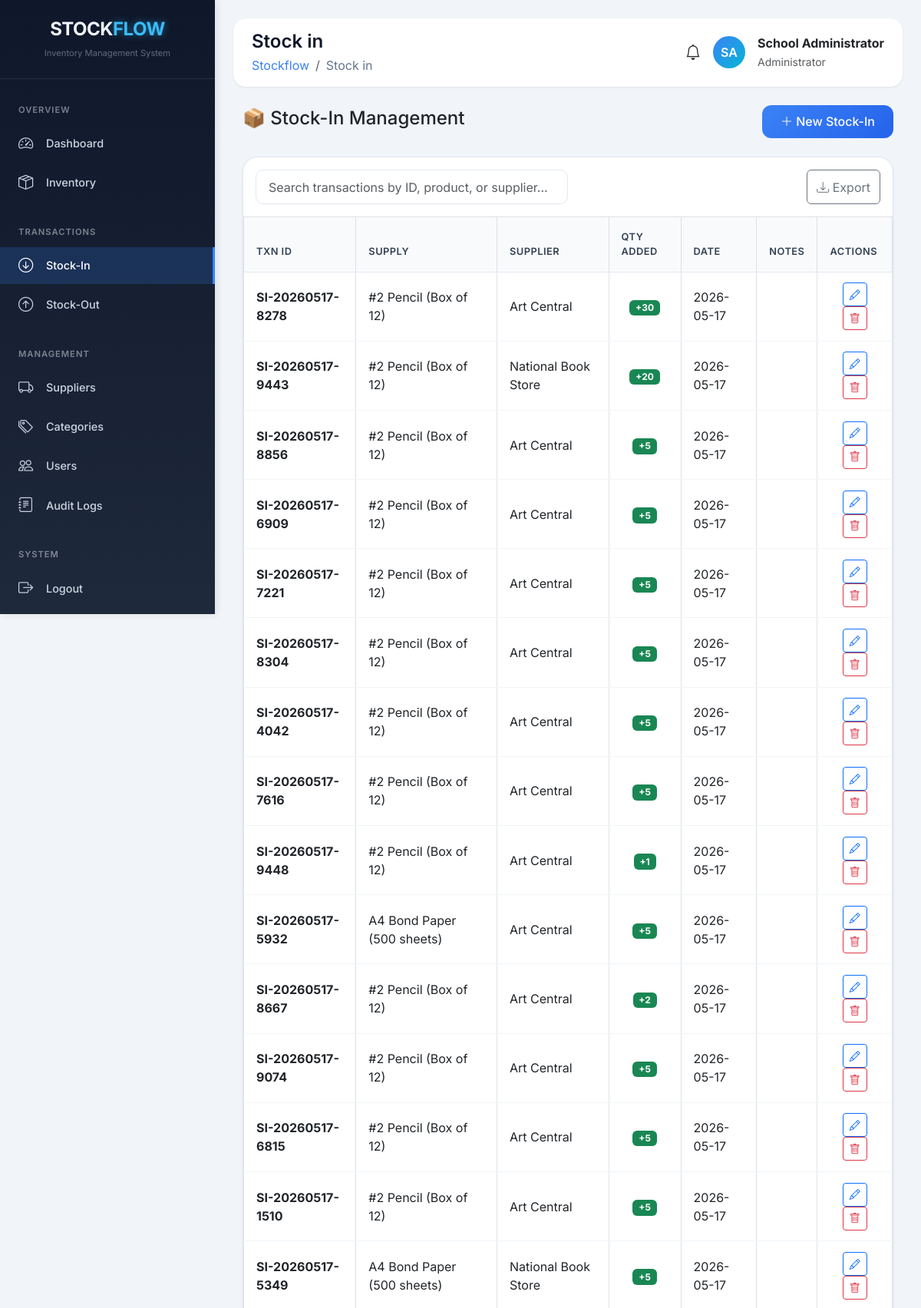
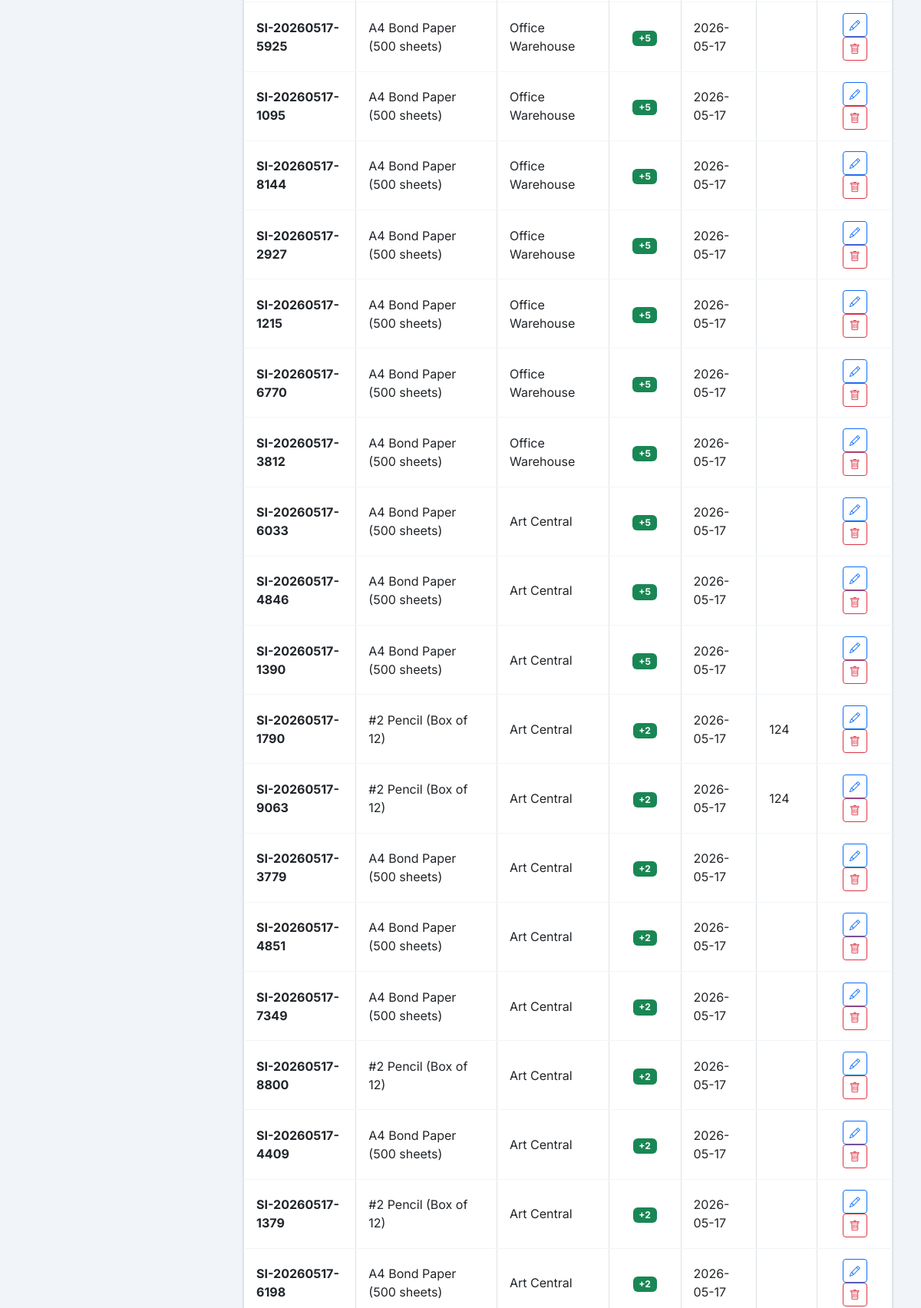
Screenshot of /index.php?page=stock_in (signed in, upper part) with the database file from the repository (2 pictures, top to bottom).
### tables this page shows
CREATE TABLE `stock_in` (
  `id` int(11) NOT NULL,
  `transaction_no` varchar(20) NOT NULL,
  `supply_id` int(11) DEFAULT NULL,
  `supplier_id` int(11) DEFAULT NULL,
  `quantity` int(11) NOT NULL,
  `purchase_order_no` varchar(100) DEFAULT NULL,
  `invoice_no` varchar(100) DEFAULT NULL,
  `remarks` text DEFAULT NULL,
  `received_by` int(11) DEFAULT NULL,
  `date_received` date NOT NULL,
  `created_at` timestamp NOT NULL DEFAULT current_timestamp()
);

CREATE TABLE `school_supplies` (
  `id` int(11) NOT NULL,
  `supply_code` varchar(50) NOT NULL,
  `supply_name` varchar(200) NOT NULL,
  `category_id` int(11) DEFAULT NULL,
  `supplier_id` int(11) DEFAULT NULL,
  `quantity` int(11) DEFAULT 0,
  `unit_price` decimal(10,2) DEFAULT NULL,
  `description` text DEFAULT NULL,
  `status` enum('In Stock','Low Stock','Out of Stock') DEFAULT 'In Stock',
  `low_stock_threshold` int(11) DEFAULT 10,
  `location` varchar(100) DEFAULT NULL COMMENT 'Storage location (e.g., Cabinet A1, Shelf 2)',
  `created_at` timestamp NOT NULL DEFAULT current_timestamp(),
  `updated_at` timestamp NOT NULL DEFAULT current_timestamp() ON UPDATE current_timestamp()
);

CREATE TABLE `suppliers` (
  `id` int(11) NOT NULL,
  `name` varchar(100) NOT NULL,
  `contact_person` varchar(100) DEFAULT NULL,
  `email` varchar(100) DEFAULT NULL,
  `phone` varchar(20) DEFAULT NULL,
  `address` text DEFAULT NULL,
  `is_active` tinyint(1) DEFAULT 1,
  `created_at` timestamp NOT NULL DEFAULT current_timestamp()
);

### index.php (called while the page is built, shortened)
<?php
require_once 'backend/database.php';
$page = isset($_GET['page']) ? $_GET['page'] : 'dashboard';
$allowed_pages = ['dashboard', 'inventory', 'categories', 'suppliers', 'stock_in', 'stock_out', 'users', 'audit_logs', 'notifications'];
$page = in_array($page, $allowed_pages) ? $page : 'dashboard';
?>
<?php include 'frontend/includes/header.php'; ?>
<?php
$page_file = 'frontend/' . $page . '.php';
if (file_exists($page_file)) {
    include $page_file;
} else {
    include 'frontend/dashboard.php';
}
?>
<?php include 'frontend/includes/footer.php'; ?>

### backend/database.php (called while the page is built, shortened)
<?php
function escape($string) {
    return htmlspecialchars($string, ENT_QUOTES, 'UTF-8');
}
?>

### frontend/stock_in.php (the view, shortened to what this page needs)
<?php
$stmt = $pdo->query("SELECT si.*, s.supply_name, sup.name as supplier_name, u.fullname as staff_name
                     FROM stock_in si
                     JOIN school_supplies s ON si.supply_id = s.id
                     JOIN suppliers sup ON si.supplier_id = sup.id
                     JOIN users u ON si.received_by = u.id
                     ORDER BY si.created_at DESC");
$stock_in_records = $stmt->fetchAll();
?>
<link href="https://cdn.jsdelivr.net/npm/sweetalert2@11/dist/sweetalert2.min.css" rel="stylesheet">
<div class="container-fluid">
    <div class="d-flex justify-content-between align-items-center mb-4">
        <h4>📦 Stock-In Management</h4>
        <button class="btn btn-primary-custom" data-bs-toggle="modal" data-bs-target="#addStockInModal">
            <i class="bi bi-plus-lg"></i> New Stock-In
        </button>
    </div>
    <div class="data-table">
        <div class="p-3 d-flex justify-content-between gap-3">
            <input type="text" id="searchStockIn" class="form-control w-50" placeholder="Search transactions by ID, product, or supplier...">
            <button class="btn btn-outline-secondary" onclick="exportToCSV('stockInTable', 'stock_in_report')">
                <i class="bi bi-download"></i> Export
            </button>
        </div>
        <div class="table-responsive">
            <table class="table table-bordered table-hover" id="stockInTable">
                <thead class="table-light">
                    <tr>
                        <th>TXN ID</th>
                        <th>SUPPLY</th>
                        <th>SUPPLIER</th>
                        <th>QTY ADDED</th>
                        <th>DATE</th>
                        <th>NOTES</th>
                        <th>ACTIONS</th>
                    </tr>
                </thead>
                <tbody>
                    <?php if (empty($stock_in_records)): ?>
                    <tr class="text-center">
                        <td colspan="7" class="py-5">
                            <i class="bi bi-inbox fs-1 text-muted"></i>
                            <p class="text-muted mt-2">No stock-in records found</p>
                        </td>
                    </tr>
                    <?php else: ?>
                        <?php foreach ($stock_in_records as $record): ?>
                        <tr id="row-<?php echo $record['id']; ?>">
                            <td class="fw-bold"><?php echo escape($record['transaction_no']); ?></td>
                            <td><?php echo escape($record['supply_name']); ?></td>
                            <td><?php echo escape($record['supplier_name']); ?></td>
                            <td class="text-center">
                                <span class="badge bg-success">+<?php echo number_format($record['quantity']); ?></span>
                            </td>
                            <td><?php echo date('Y-m-d', strtotime($record['date_received'])); ?></td>
                            <td><?php echo escape($record['remarks'] ?? '-'); ?></td>
                            <td class="text-center">
                                <button class="btn btn-sm btn-outline-primary edit-btn"
                                        data-id="<?php echo $record['id']; ?>"
                                        data-supply-id="<?php echo $record['supply_id']; ?>"
                                        data-supply-name="<?php echo escape($record['supply_name']); ?>"
                                        data-supplier-id="<?php echo $record['supplier_id']; ?>"
                                        data-quantity="<?php echo $record['quantity']; ?>"
                                        data-notes="<?php echo escape($record['remarks'] ?? ''); ?>"
                                        data-bs-toggle="modal"
                                        data-bs-target="#editStockInModal"
                                        title="Edit">
                                    <i class="bi bi-pencil"></i>
                                </button>
                                <button class="btn btn-sm btn-outline-danger delete-btn"
                                        data-id="<?php echo $record['id']; ?>"
                                        data-name="<?php echo escape($record['transaction_no']); ?>"
                                        data-supply="<?php echo escape($record['supply_name']); ?>"
                                        title="Delete">
                                    <i class="bi bi-trash"></i>
                                </button>
                            </td>
                        </tr>
                        <?php endforeach; ?>
                    <?php endif; ?>
                </tbody>
            </table>
        </div>
    </div>
</div>

### frontend/assets/css/style.css (style rules this page uses)
* { margin: 0; padding: 0; box-sizing: border-box; font-family: 'Inter', sans-serif; }
body { background: #f1f5f9; overflow-x: hidden; }
.data-table { background: white; border-radius: 20px; overflow: hidden; box-shadow: 0 1px 3px rgba(0, 0, 0, 0.08); border: 1px solid #e2e8f0; }
.data-table th { background: #f8fafc; padding: 1rem; font-weight: 600; color: #334155; border-bottom: 1px solid #e2e8f0; font-size: 0.8rem; text-transform: uppercase; letter-spacing: 0.5px; }
.data-table td { padding: 0.85rem 1rem; vertical-align: middle; border-bottom: 1px solid #f1f5f9; }
.btn-primary-custom { background: linear-gradient(135deg, #3b82f6, #2563eb); border: none; padding: 0.6rem 1.5rem; border-radius: 12px; color: white; font-weight: 500; transition: all 0.3s ease; }
.form-control, .form-select { border-radius: 10px; border: 1px solid #e2e8f0; padding: 0.6rem 1rem; }

### frontend/includes/header.php (style rules this page uses)
* { margin: 0; padding: 0; box-sizing: border-box; font-family: 'Inter', sans-serif; }
body { background: #f1f5f9; }
.btn-primary-custom { background: linear-gradient(135deg, #3b82f6, #2563eb); border: none; padding: 0.6rem 1.5rem; border-radius: 12px; color: white; }

### rows the page displays
stock_in: transaction_no "SI-20260517-8278", supply.supply_name "#2 Pencil (Box of 12)", supplier.name "Art Central", quantity "30", date_received "2026-05-17"
stock_in: transaction_no "SI-20260517-9443", supply.supply_name "#2 Pencil (Box of 12)", supplier.name "National Book Store", quantity "20", date_received "2026-05-17"
stock_in: transaction_no "SI-20260517-8856", supply.supply_name "#2 Pencil (Box of 12)", supplier.name "Art Central", quantity "5", date_received "2026-05-17"
stock_in: transaction_no "SI-20260517-6909", supply.supply_name "#2 Pencil (Box of 12)", supplier.name "Art Central", quantity "5", date_received "2026-05-17"
stock_in: transaction_no "SI-20260517-7221", supply.supply_name "#2 Pencil (Box of 12)", supplier.name "Art Central", quantity "5", date_received "2026-05-17"
stock_in: transaction_no "SI-20260517-8304", supply.supply_name "#2 Pencil (Box of 12)", supplier.name "Art Central", quantity "5", date_received "2026-05-17"
stock_in: transaction_no "SI-20260517-4042", supply.supply_name "#2 Pencil (Box of 12)", supplier.name "Art Central", quantity "5", date_received "2026-05-17"
stock_in: transaction_no "SI-20260517-7616", supply.supply_name "#2 Pencil (Box of 12)", supplier.name "Art Central", quantity "5", date_received "2026-05-17"
stock_in: transaction_no "SI-20260517-9448", supply.supply_name "#2 Pencil (Box of 12)", supplier.name "Art Central", quantity "1", date_received "2026-05-17"
stock_in: transaction_no "SI-20260517-5932", supply.supply_name "A4 Bond Paper (500 sheets)", supplier.name "Art Central", quantity "5", date_received "2026-05-17"
stock_in: transaction_no "SI-20260517-8667", supply.supply_name "#2 Pencil (Box of 12)", supplier.name "Art Central", quantity "2", date_received "2026-05-17"
stock_in: transaction_no "SI-20260517-9074", supply.supply_name "#2 Pencil (Box of 12)", supplier.name "Art Central", quantity "5", date_received "2026-05-17"
stock_in: transaction_no "SI-20260517-6815", supply.supply_name "#2 Pencil (Box of 12)", supplier.name "Art Central", quantity "5", date_received "2026-05-17"
stock_in: transaction_no "SI-20260517-1510", supply.supply_name "#2 Pencil (Box of 12)", supplier.name "Art Central", quantity "5", date_received "2026-05-17"
stock_in: transaction_no "SI-20260517-5349", supply.supply_name "A4 Bond Paper (500 sheets)", supplier.name "National Book Store", quantity "5", date_received "2026-05-17"
stock_in: transaction_no "SI-20260517-5925", supply.supply_name "A4 Bond Paper (500 sheets)", supplier.name "Office Warehouse", quantity "5", date_received "2026-05-17"
stock_in: transaction_no "SI-20260517-1095", supply.supply_name "A4 Bond Paper (500 sheets)", supplier.name "Office Warehouse", quantity "5", date_received "2026-05-17"
stock_in: transaction_no "SI-20260517-8144", supply.supply_name "A4 Bond Paper (500 sheets)", supplier.name "Office Warehouse", quantity "5", date_received "2026-05-17"
stock_in: transaction_no "SI-20260517-2927", supply.supply_name "A4 Bond Paper (500 sheets)", supplier.name "Office Warehouse", quantity "5", date_received "2026-05-17"
stock_in: transaction_no "SI-20260517-1215", supply.supply_name "A4 Bond Paper (500 sheets)", supplier.name "Office Warehouse", quantity "5", date_received "2026-05-17"
stock_in: transaction_no "SI-20260517-6770", supply.supply_name "A4 Bond Paper (500 sheets)", supplier.name "Office Warehouse", quantity "5", date_received "2026-05-17"
stock_in: transaction_no "SI-20260517-3812", supply.supply_name "A4 Bond Paper (500 sheets)", supplier.name "Office Warehouse", quantity "5", date_received "2026-05-17"
stock_in: transaction_no "SI-20260517-6033", supply.supply_name "A4 Bond Paper (500 sheets)", supplier.name "Art Central", quantity "5", date_received "2026-05-17"
stock_in: transaction_no "SI-20260517-4846", supply.supply_name "A4 Bond Paper (500 sheets)", supplier.name "Art Central", quantity "5", date_received "2026-05-17"
stock_in: transaction_no "SI-20260517-1390", supply.supply_name "A4 Bond Paper (500 sheets)", supplier.name "Art Central", quantity "5", date_received "2026-05-17"
stock_in: transaction_no "SI-20260517-1790", supply.supply_name "#2 Pencil (Box of 12)", supplier.name "Art Central", quantity "2", date_received "2026-05-17", remarks "124"
stock_in: transaction_no "SI-20260517-9063", supply.supply_name "#2 Pencil (Box of 12)", supplier.name "Art Central", quantity "2", date_received "2026-05-17", remarks "124"
stock_in: transaction_no "SI-20260517-3779", supply.supply_name "A4 Bond Paper (500 sheets)", supplier.name "Art Central", quantity "2", date_received "2026-05-17"
stock_in: transaction_no "SI-20260517-4851", supply.supply_name "A4 Bond Paper (500 sheets)", supplier.name "Art Central", quantity "2", date_received "2026-05-17"
stock_in: transaction_no "SI-20260517-7349", supply.supply_name "A4 Bond Paper (500 sheets)", supplier.name "Art Central", quantity "2", date_received "2026-05-17"
stock_in: transaction_no "SI-20260517-8800", supply.supply_name "#2 Pencil (Box of 12)", supplier.name "Art Central", quantity "2", date_received "2026-05-17"
stock_in: transaction_no "SI-20260517-4409", supply.supply_name "A4 Bond Paper (500 sheets)", supplier.name "Art Central", quantity "2", date_received "2026-05-17"
stock_in: transaction_no "SI-20260517-1379", supply.supply_name "#2 Pencil (Box of 12)", supplier.name "Art Central", quantity "2", date_received "2026-05-17"
stock_in: transaction_no "SI-20260517-6198", supply.supply_name "A4 Bond Paper (500 sheets)", supplier.name "Art Central", quantity "2", date_received "2026-05-17"

### other values shown
str_replace('_', ' ', $_GET['page'] ?? 'Dashboard') "Stock in"
$initials "SA"
$_SESSION['name'] "School Administrator"
$_SESSION['role'] "Administrator"
